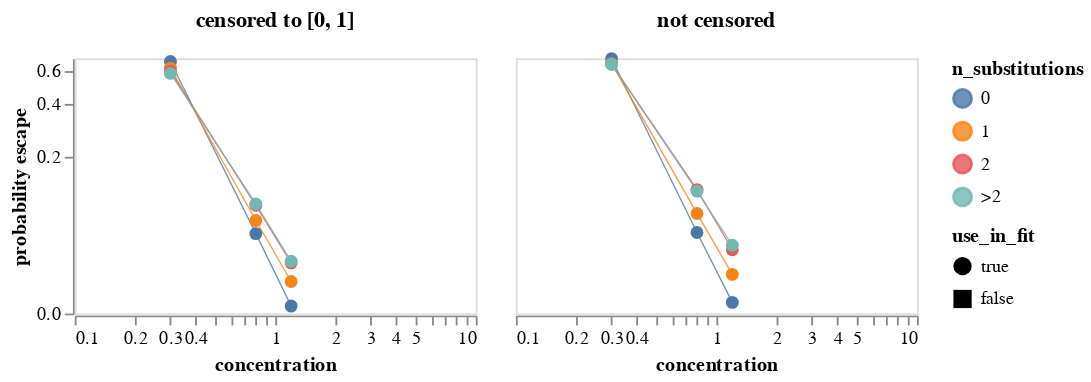

The notebook cell saved with this chart:
### Markdown cell above
Get mean probability of escape across all variants with the indicated number of mutations.
Note we weight each retained variant equally regardless of how many barcode counts it has.
We plot means for both the censored (set to between 0 and 1)and uncensored prob escape.
Note that the plot uses a symlog scale for the y-axis.
Mouseover points for details.

### Code cell
max_aa_subs = prob_escape_filters["max_aa_subs"]

mean_prob_escape = (
    prob_escape.query("retain")
    .assign(
        n_substitutions=lambda x: (
            x["aa_substitutions"]
            .str.split()
            .map(len)
            .clip(upper=max_aa_subs)
            .map(lambda n: str(n) if n < max_aa_subs else f">{int(max_aa_subs - 1)}")
        ),
        prob_escape_uncensored=lambda x: x["prob_escape_uncensored"].clip(
            upper=prob_escape_filters["clip_uncensored_prob_escape"],
        ),
    )
    .groupby(
        ["sample", "concentration", "use_in_fit", "n_substitutions"], as_index=False
    )
    .aggregate(
        prob_escape=pd.NamedAgg("prob_escape", "mean"),
        prob_escape_uncensored=pd.NamedAgg("prob_escape_uncensored", "mean"),
        n_variants=pd.NamedAgg("barcode", "count"),
    )
    .rename(
        columns={
            "prob_escape": "censored to [0, 1]",
            "prob_escape_uncensored": "not censored",
        }
    )
    .melt(
        id_vars=[
            "sample",
            "concentration",
            "use_in_fit",
            "n_substitutions",
            "n_variants",
        ],
        var_name="censored",
        value_name="probability escape",
    )
)

print(f"Writing mean prob escape for samples used in fit to {prob_escape_mean_csv}")
mean_prob_escape.to_csv(prob_escape_mean_csv, index=False, float_format="%.4g")

mean_prob_escape_chart = (
    alt.Chart(mean_prob_escape)
    .encode(
        x=alt.X("concentration", scale=alt.Scale(type="log")),
        y=alt.Y(
            "probability escape",
            scale=alt.Scale(type="symlog", constant=0.04),
        ),
        column=alt.Column(
            "censored",
            title=None,
            header=alt.Header(labelFontWeight="bold", labelFontSize=12),
        ),
        color=alt.Color("n_substitutions"),
        tooltip=[
            alt.Tooltip(c, format=".3g") if c == "probability escape" else c
            for c in mean_prob_escape.columns
        ],
        shape=alt.Shape("use_in_fit", scale=alt.Scale(domain=[True, False])),
    )
    .mark_line(point=True, size=0.75, opacity=0.8)
    .properties(width=220, height=140)
    .configure_axis(grid=False)
    .configure_point(size=50)
)

mean_prob_escape_chart

### Figure 1 — Vega-Lite specification as saved in the notebook (floating-point values rounded to 4 significant figures)
{"config": {"view": {"continuousWidth": 300, "continuousHeight": 300}, "axis": {"grid": false}, "point": {"size": 50}}, "data": {"name": "data-9a42730ed03387d72454394eb372f200"}, "mark": {"type": "line", "opacity": 0.8, "point": true, "size": 0.75}, "encoding": {"color": {"field": "n_substitutions", "type": "nominal"}, "column": {"field": "censored", "header": {"labelFontSize": 12, "labelFontWeight": "bold"}, "title": null, "type": "nominal"}, "shape": {"field": "use_in_fit", "scale": {"domain": [true, false]}, "type": "nominal"}, "tooltip": [{"field": "sample", "type": "nominal"}, {"field": "concentration", "type": "quantitative"}, {"field": "use_in_fit", "type": "nominal"}, {"field": "n_substitutions", "type": "nominal"}, {"field": "n_variants", "type": "quantitative"}, {"field": "censored", "type": "nominal"}, {"field": "probability escape", "format": ".3g", "type": "quantitative"}], "x": {"field": "concentration", "scale": {"type": "log"}, "type": "quantitative"}, "y": {"field": "probability escape", "scale": {"constant": 0.04, "type": "symlog"}, "type": "quantitative"}}, "height": 140, "width": 220, "$schema": "https://vega.github.io/schema/vega-lite/v5.8.0.json", "datasets": {"data-9a42730ed03387d72454394eb372f200": [{"sample": "LibB-230720-nAH1-0.3", "concentration": 0.3, "use_in_fit": true, "n_substitutions": "0", "n_variants": 7231, "censored": "censored to [0, 1]", "probability escape": 0.6733}, {"sample": "LibB-230720-nAH1-0.3", "concentration": 0.3, "use_in_fit": true, "n_substitutions": "1", "n_variants": 38094, "censored": "censored to [0, 1]", "probability escape": 0.6215}, {"sample": "LibB-230720-nAH1-0.3", "concentration": 0.3, "use_in_fit": true, "n_substitutions": "2", "n_variants": 11569, "censored": "censored to [0, 1]", "probability escape": 0.5971}, {"sample": "LibB-230720-nAH1-0.3", "concentration": 0.3, "use_in_fit": true, "n_substitutions": ">2", "n_variants": 1952, "censored": "censored to [0, 1]", "probability escape": 0.5829}, {"sample": "LibB-230720-nAH1-0.8", "concentration": 0.8, "use_in_fit": true, "n_substitutions": "0", "n_variants": 7237, "censored": "censored to [0, 1]", "probability escape": 0.05978}, {"sample": "LibB-230720-nAH1-0.8", "concentration": 0.8, "use_in_fit": true, "n_substitutions": "1", "n_variants": 38226, "censored": "censored to [0, 1]", "probability escape": 0.07589}, {"sample": "LibB-230720-nAH1-0.8", "concentration": 0.8, "use_in_fit": true, "n_substitutions": "2", "n_variants": 11686, "censored": "censored to [0, 1]", "probability escape": 0.09787}, {"sample": "LibB-230720-nAH1-0.8", "concentration": 0.8, "use_in_fit": true, "n_substitutions": ">2", "n_variants": 1979, "censored": "censored to [0, 1]", "probability escape": 0.1}, {"sample": "LibB-230720-nAH1-1.2", "concentration": 1.2, "use_in_fit": true, "n_substitutions": "0", "n_variants": 7235, "censored": "censored to [0, 1]", "probability escape": 0.003574}, {"sample": "LibB-230720-nAH1-1.2", "concentration": 1.2, "use_in_fit": true, "n_substitutions": "1", "n_variants": 38158, "censored": "censored to [0, 1]", "probability escape": 0.01769}, {"sample": "LibB-230720-nAH1-1.2", "concentration": 1.2, "use_in_fit": true, "n_substitutions": "2", "n_variants": 11614, "censored": "censored to [0, 1]", "probability escape": 0.03141}, {"sample": "LibB-230720-nAH1-1.2", "concentration": 1.2, "use_in_fit": true, "n_substitutions": ">2", "n_variants": 1960, "censored": "censored to [0, 1]", "probability escape": 0.03279}, {"sample": "LibB-230720-nAH1-0.3", "concentration": 0.3, "use_in_fit": true, "n_substitutions": "0", "n_variants": 7231, "censored": "not censored", "probability escape": 0.696}, {"sample": "LibB-230720-nAH1-0.3", "concentration": 0.3, "use_in_fit": true, "n_substitutions": "1", "n_variants": 38094, "censored": "not censored", "probability escape": 0.6567}, {"sample": "LibB-230720-nAH1-0.3", "concentration": 0.3, "use_in_fit": true, "n_substitutions": "2", "n_variants": 11569, "censored": "not censored", "probability escape": 0.6529}, {"sample": "LibB-230720-nAH1-0.3", "concentration": 0.3, "use_in_fit": true, "n_substitutions": ">2", "n_variants": 1952, "censored": "not censored", "probability escape": 0.652}, {"sample": "LibB-230720-nAH1-0.8", "concentration": 0.8, "use_in_fit": true, "n_substitutions": "0", "n_variants": 7237, "censored": "not censored", "probability escape": 0.06102}, {"sample": "LibB-230720-nAH1-0.8", "concentration": 0.8, "use_in_fit": true, "n_substitutions": "1", "n_variants": 38226, "censored": "not censored", "probability escape": 0.08561}, {"sample": "LibB-230720-nAH1-0.8", "concentration": 0.8, "use_in_fit": true, "n_substitutions": "2", "n_variants": 11686, "censored": "not censored", "probability escape": 0.125}, {"sample": "LibB-230720-nAH1-0.8", "concentration": 0.8, "use_in_fit": true, "n_substitutions": ">2", "n_variants": 1979, "censored": "not censored", "probability escape": 0.1222}, {"sample": "LibB-230720-nAH1-1.2", "concentration": 1.2, "use_in_fit": true, "n_substitutions": "0", "n_variants": 7235, "censored": "not censored", "probability escape": 0.00546}, {"sample": "LibB-230720-nAH1-1.2", "concentration": 1.2, "use_in_fit": true, "n_substitutions": "1", "n_variants": 38158, "censored": "not censored", "probability escape": 0.02263}, {"sample": "LibB-230720-nAH1-1.2", "concentration": 1.2, "use_in_fit": true, "n_substitutions": "2", "n_variants": 11614, "censored": "not censored", "probability escape": 0.04297}, {"sample": "LibB-230720-nAH1-1.2", "concentration": 1.2, "use_in_fit": true, "n_substitutions": ">2", "n_variants": 1960, "censored": "not censored", "probability escape": 0.0474}]}}
